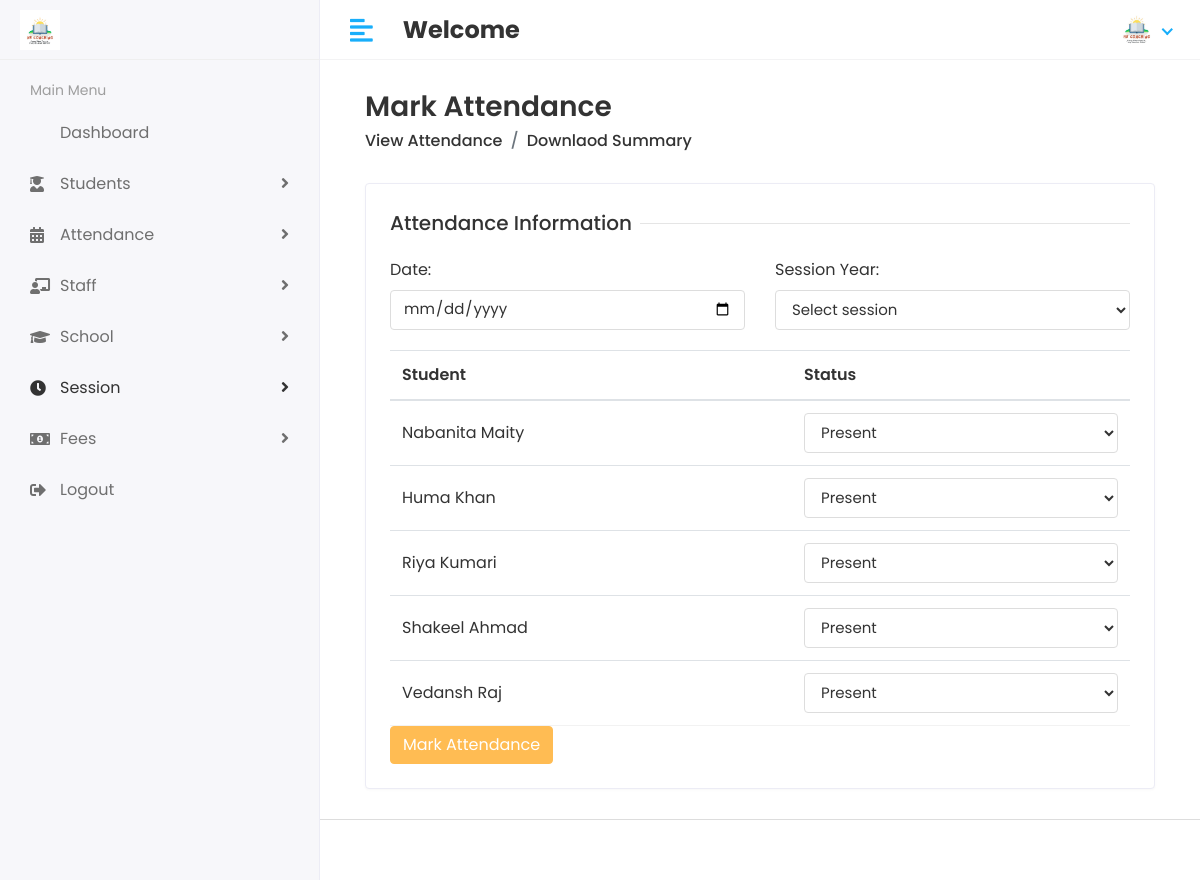
The page /mark_attendance/ (signed in) on the database as committed earlier.
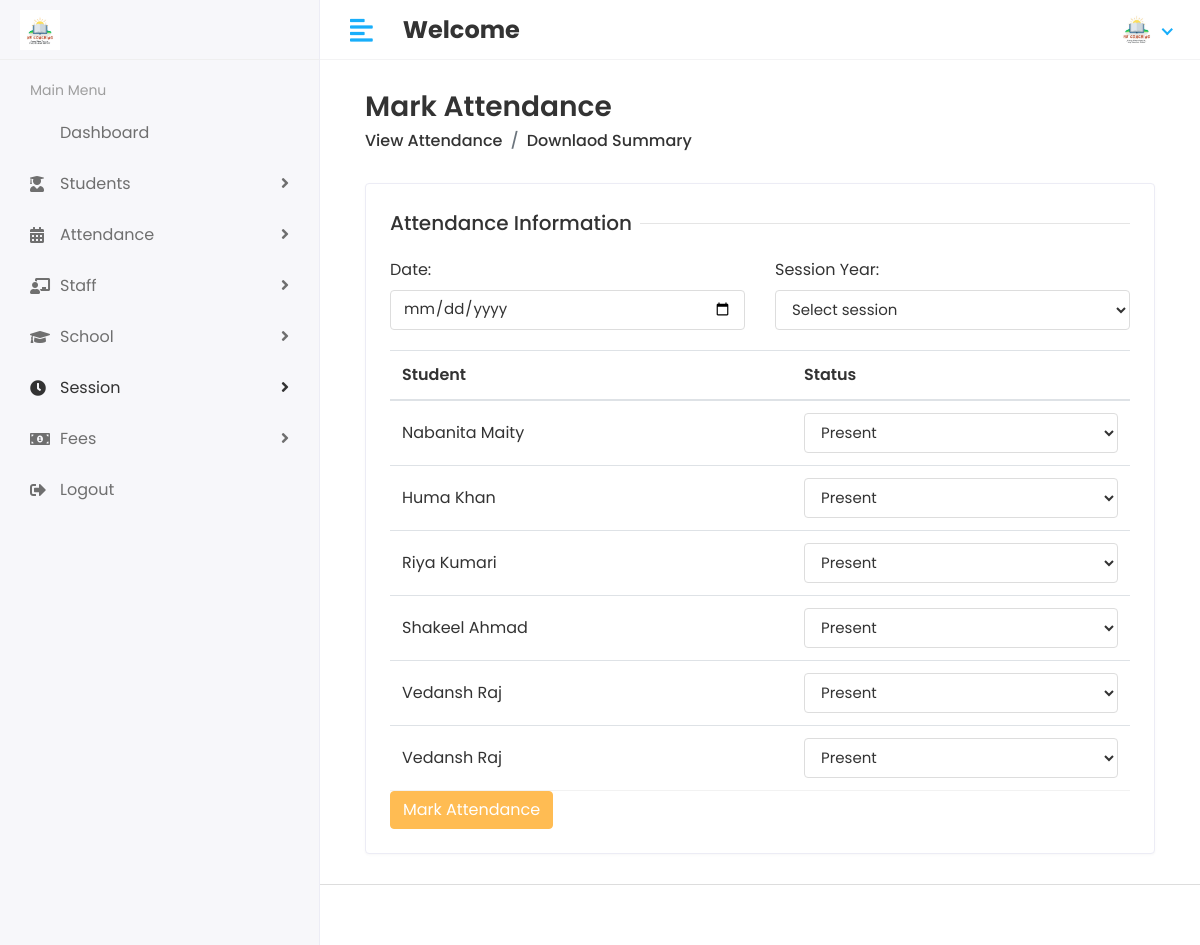
The same page on the database as committed later.
### app/models.py (models this page shows, shortened)
class Student(models.Model):
    admin = models.OneToOneField(CustomUser, on_delete=models.CASCADE)
    address = models.TextField()
    gender = models.CharField(max_length=100)
    session_year_id = models.ForeignKey(Session_Year, on_delete=models.DO_NOTHING)
    join_data = models.CharField(max_length=100)
    mobile_number = models.CharField(max_length=20)
    created_at = models.DateTimeField(auto_now_add=True)
    updated_at = models.DateTimeField(auto_now=True)
    school = models.ForeignKey(School, on_delete=models.CASCADE, related_name='students')

class CustomUser(AbstractUser):
    USER = (
        (1, 'HOD'),
        (2, 'STAFF'),
        (3, 'STUDENT'),
    )
    user_type = models.CharField(choices=USER, max_length=50, default=1)
    profile_pic = models.ImageField(upload_to='media/profile_pic')

### student_management_project/Hod_views.py (the view, shortened to what this page needs)
# urls.py: path('mark_attendance/', Hod_views.MARK_ATTENDANCE, name='mark_attendance'),
@staff_member_required(redirect_field_name='next', login_url='login')
def MARK_ATTENDANCE(request):
    students = Student.objects.filter(admin__user_type=3)  # Filter only students
    sessions = Session_Year.objects.all()
    return render(request, 'Hod/mark_attendance.html', {'students': students, 'sessions': sessions})

### templates/Hod/mark_attendance.html (shortened to what this page needs)
{% extends 'base.html' %}
{% block content %}
<div class="content container-fluid">
    <div class="page-header">
        <div class="row align-items-center">
            <div class="col">
                <h3 class="page-title">Mark Attendance</h3>
                <ul class="breadcrumb">
                    <li class="breadcrumb-item"><a href="{% url "view_attendance" %}">View Attendance</a></li>
                    <li class="breadcrumb-item"><a href="{% url "attendance_summary" %}">Downlaod Summary</a></li>
                </ul>
            </div>
        </div>
    </div>
    <div class="row">
        <div class="col-sm-12">
            <div class="card">
                <div class="card-body">
                    <form method="post">
                        <div class="row">
                            <div class="col-12">
                                <h5 class="form-title"><span>Attendance Information</span></h5>
                            </div>
                            <div class="col-12 col-sm-6">
                                <div class="form-group">
                                    <label for="attendance_date">Date:</label>
                                    <input type="date" id="attendance_date" name="attendance_date" required class="form-control">
                                </div>
                            </div>
                            <div class="col-12 col-sm-6">
                                <div class="form-group">
                                    <label for="session_year_id">Session Year:</label>
                                    <select id="session_year_id" name="session_year_id" required class="form-control">
                                        <option>Select session</option>
                                    </select>
                                </div>
                            </div>
                            <div class="col-12">
                                <div class="table-responsive">
                                    <table class="table table-hover table-center mb-0">
                                        <thead>
                                            <tr>
                                                <th>Student</th>
                                                <th>Status</th>
                                            </tr>
                                        </thead>
                                        <tbody>
                                            {% for student in students %}
                                            <tr>
                                                <td>{{ student.admin.first_name }} {{ student.admin.last_name }}</td>
                                                <td>
                                                    <select name="status_{{ student.id }}" class="form-control">
                                                        <option value="present">Present</option>
                                                    </select>
                                                </td>
                                            </tr>
                                            {% endfor %}
                                        </tbody>
                                    </table>
                                </div>
                            </div>
                            <div class="col-12">
                                <button type="submit" class="btn btn-primary">Mark Attendance</button>
                            </div>
                        </div>
                    </form>
                </div>
            </div>
        </div>
    </div>
</div>
{% endblock %}

Rows that differ between the two databases and show on the page:
added Student: admin.first_name "Vedansh", admin.last_name "Raj", id "Present"
